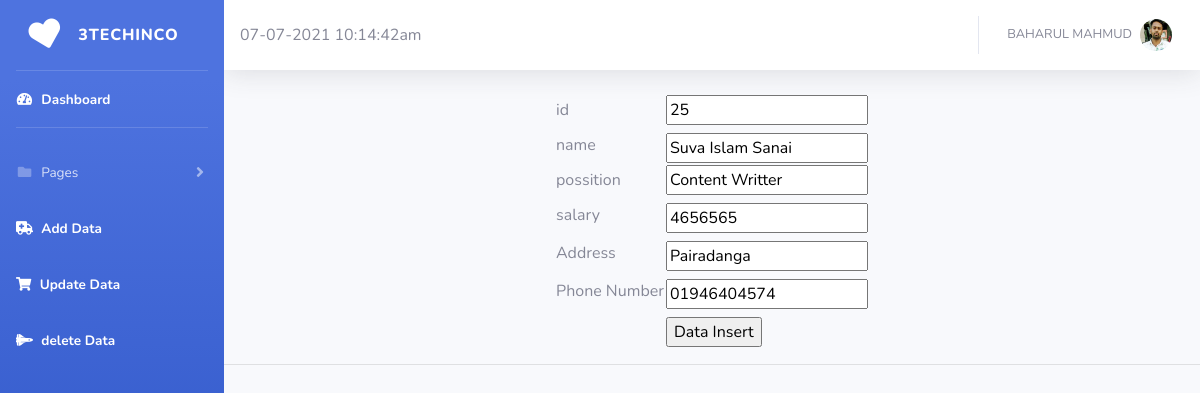
The page /help_edit.php?id=25 on the database its author committed.
### tables this page shows
CREATE TABLE `members` (
  `memberID` int(11) NOT NULL,
  `name` varchar(200) DEFAULT NULL,
  `id` varchar(11) DEFAULT NULL,
  `possition` varchar(50) DEFAULT NULL,
  `salary` varchar(50) DEFAULT NULL,
  `address` varchar(50) DEFAULT NULL,
  `date` varchar(50) DEFAULT NULL,
  `taka` varchar(200) DEFAULT NULL,
  `phone_number` varchar(50) DEFAULT NULL,
  `username` varchar(255) NOT NULL,
  `password` varchar(255) NOT NULL,
  `email` varchar(255) NOT NULL,
  `active` varchar(255) NOT NULL,
  `resetToken` varchar(255) DEFAULT NULL,
  `resetComplete` varchar(3) DEFAULT 'No'
);

### help_edit.php (the view, shortened to what this page needs)
<?php require('includes/config.php'); ?>
<?php require 'sidebar.php'; ?>
<?php require 'header.php'; ?>
	<?php
		if (isset($_GET['id'])) {
			 $id = $_GET['id'];
	$query =  "SELECT * FROM members WHERE id =$id";
	$data = $db->query($query);
		foreach($data as $row){
				$id = $row['id'];
				$name = $row['name'];
				$possition = $row['possition'];
				$salary = $row['salary'];
				$address = $row['address'];
				$phone_number = $row['phone_number'];
	 ?>
<center>
	<form action="" method="post">
		<table>
			<tr>
				<td>id</td>
				<td><input type="text" name="id" value="<?php echo  $id?>"></td>
			</tr>
			<tr>
				<td>name</td>
				<td><input type="text" name='name' style="margin-top: 6px" value="<?php echo $name; ?>"></td>
			</tr>
			<tr>
				<td>possition</td>
				<td><input type="text" name="possition" value="<?php echo  $possition?>"></td>
			</tr>
			<tr>
				<td>salary</td>
				<td><input type="text" name='salary' style="margin-top: 6px" value="<?php echo $salary; ?>"></td>
			</tr>
			<tr>
				<td>Address</td>
				<td><input type="text" name='address' style="margin-top: 6px" value="<?php echo $address; ?>"></td>
			</tr>
			<tr>
				<td>Phone Number</td>
				<td><input type="text" name='phone_number' style="margin-top: 6px" value="<?php echo $phone_number; ?>"></td>
			</tr>
			<tr>
				<td></td>
				<td><input type="submit" name="save" value="Data Insert" style="margin-top: 6px"></td>
			</tr>
		</table>
		<hr>
<?php }} ?>
	</form>
</center>

### rows shown on the page
members: id "25", name "Suva Islam Sanai", possition "Content Writter", salary "4656565", address "Pairadanga", phone_number "01946404574"
